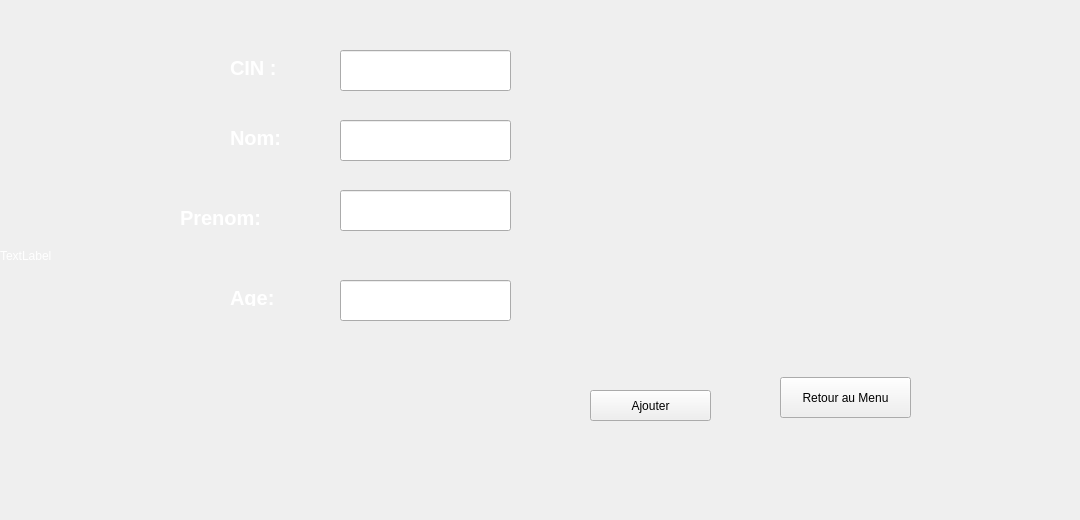
      <widget class="QWidget" name="AjoutCitoyen">
       <attribute name="title">
        <string>Ajouter</string>
       </attribute>
       <widget class="QLineEdit" name="cin_input_ajout">
        <property name="geometry">
         <rect>
          <x>340</x>
          <y>50</y>
          <width>171</width>
          <height>41</height>
         </rect>
        </property>
       </widget>
       <widget class="QLineEdit" name="nom_input_ajout">
        <property name="geometry">
         <rect>
          <x>340</x>
          <y>120</y>
          <width>171</width>
          <height>41</height>
         </rect>
        </property>
       </widget>
       <widget class="QLineEdit" name="prenom_input_ajout">
        <property name="geometry">
         <rect>
          <x>340</x>
          <y>190</y>
          <width>171</width>
          <height>41</height>
         </rect>
        </property>
       </widget>
       <widget class="QLineEdit" name="age_input_ajout">
        <property name="geometry">
         <rect>
          <x>340</x>
          <y>280</y>
          <width>171</width>
          <height>41</height>
         </rect>
        </property>
       </widget>
       <widget class="QPushButton" name="confirmer_ajout_citoyen">
        <property name="geometry">
         <rect>
          <x>590</x>
          <y>390</y>
          <width>121</width>
          <height>31</height>
         </rect>
        </property>
        <property name="text">
         <string>Ajouter</string>
        </property>
        <property name="icon">
         <iconset resource="resource.qrc">
          <normaloff>:/img/img/icons8_checked_96px.png</normaloff>:/img/img/icons8_checked_96px.png</iconset>
        </property>
       </widget>
       <widget class="QLabel" name="cin_ajout">
        <property name="geometry">
         <rect>
          <x>230</x>
          <y>60</y>
          <width>56</width>
          <height>16</height>
         </rect>
        </property>
        <property name="styleSheet">
         <string notr="true">background-color: transparent;

font: 8pt &quot;Castellar&quot;;

	color: white;

	font-weight: bold;

	font-size: 20px;

border:none;</string>
        </property>
        <property name="text">
         <string>CIN :</string>
        </property>
       </widget>
       <widget class="QLabel" name="nom_ajout">
        <property name="geometry">
         <rect>
          <x>230</x>
          <y>130</y>
          <width>56</width>
          <height>16</height>
         </rect>
        </property>
        <property name="styleSheet">
         <string notr="true">background-color: transparent;

font: 8pt &quot;Castellar&quot;;

	color: white;

	font-weight: bold;

	font-size: 20px;

border:none;</string>
        </property>
        <property name="text">
         <string>Nom:</string>
        </property>
       </widget>
       <widget class="QLabel" name="prenom_ajout">
        <property name="geometry">
         <rect>
          <x>180</x>
          <y>210</y>
          <width>111</width>
          <height>16</height>
         </rect>
        </property>
        <property name="styleSheet">
         <string notr="true">background-color: transparent;

font: 8pt &quot;Castellar&quot;;

	color: white;

	font-weight: bold;

	font-size: 20px;

border:none;</string>
        </property>
        <property name="text">
         <string>Prenom:</string>
        </property>
       </widget>
       <widget class="QLabel" name="cin_ajout_2">
        <property name="geometry">
         <rect>
          <x>230</x>
          <y>290</y>
          <width>56</width>
          <height>16</height>
         </rect>
        </property>
        <property name="styleSheet">
         <string notr="true">background-color: transparent;

font: 8pt &quot;Castellar&quot;;

	color: white;

	font-weight: bold;

	font-size: 20px;

border:none;</string>
        </property>
        <property name="text">
         <string>Age:</string>
        </property>
       </widget>
       <widget class="QLabel" name="label_6">
        <property name="geometry">
         <rect>
          <x>0</x>
          <y>0</y>
          <width>1071</width>
          <height>511</height>
         </rect>
        </property>
        <property name="styleSheet">
         <string notr="true">QLabel{
 color: white;
  background: transparent;
}</string>
        </property>
        <property name="text">
         <string>TextLabel</string>
        </property>
       </widget>
       <widget class="QPushButton" name="pushButton_61">
        <property name="geometry">
         <rect>
          <x>780</x>
          <y>377</y>
          <width>131</width>
          <height>41</height>
         </rect>
        </property>
        <property name="text">
         <string>Retour au Menu</string>
        </property>
       </widget>
       <zorder>label_6</zorder>
       <zorder>cin_input_ajout</zorder>
       <zorder>nom_input_ajout</zorder>
       <zorder>prenom_input_ajout</zorder>
       <zorder>age_input_ajout</zorder>
       <zorder>confirmer_ajout_citoyen</zorder>
       <zorder>cin_ajout</zorder>
       <zorder>nom_ajout</zorder>
       <zorder>prenom_ajout</zorder>
       <zorder>cin_ajout_2</zorder>
       <zorder>pushButton_61</zorder>
      </widget>
